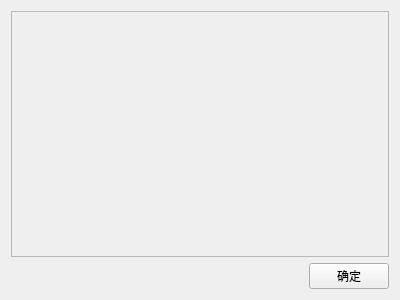
<?xml version="1.0" encoding="UTF-8"?>
<ui version="4.0">
 <class>Configure</class>
 <widget class="QWidget" name="Configure">
  <property name="windowModality">
   <enum>Qt::ApplicationModal</enum>
  </property>
  <property name="geometry">
   <rect>
    <x>0</x>
    <y>0</y>
    <width>400</width>
    <height>300</height>
   </rect>
  </property>
  <property name="windowTitle">
   <string>配置</string>
  </property>
  <property name="windowIcon">
   <iconset theme="configure">
    <normaloff>.</normaloff>.</iconset>
  </property>
  <layout class="QVBoxLayout" name="verticalLayout_2">
   <item>
    <widget class="QScrollArea" name="scrollArea">
     <property name="widgetResizable">
      <bool>true</bool>
     </property>
     <widget class="QWidget" name="container">
      <property name="geometry">
       <rect>
        <x>0</x>
        <y>0</y>
        <width>376</width>
        <height>238</height>
       </rect>
      </property>
      <layout class="QFormLayout" name="formLayout">
       <property name="leftMargin">
        <number>0</number>
       </property>
       <property name="topMargin">
        <number>0</number>
       </property>
       <property name="rightMargin">
        <number>0</number>
       </property>
       <property name="bottomMargin">
        <number>0</number>
       </property>
      </layout>
     </widget>
    </widget>
   </item>
   <item>
    <layout class="QHBoxLayout" name="horizontalLayout">
     <property name="sizeConstraint">
      <enum>QLayout::SetFixedSize</enum>
     </property>
     <item>
      <spacer name="horizontalSpacer">
       <property name="orientation">
        <enum>Qt::Horizontal</enum>
       </property>
       <property name="sizeHint" stdset="0">
        <size>
         <width>40</width>
         <height>20</height>
        </size>
       </property>
      </spacer>
     </item>
     <item>
      <widget class="QPushButton" name="btn_confirm">
       <property name="text">
        <string>确定</string>
       </property>
      </widget>
     </item>
    </layout>
   </item>
  </layout>
 </widget>
 <resources/>
 <connections/>
</ui>
